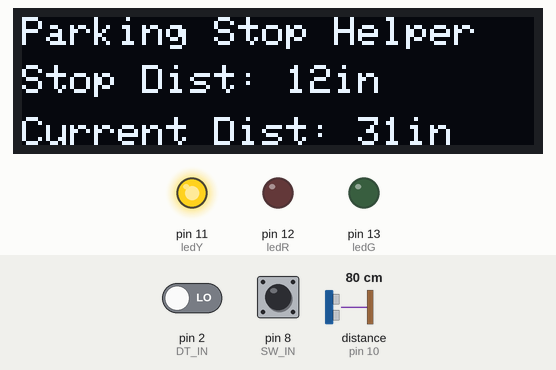
Recording of a sketch running on a simulated Arduino Uno, built with avr-gcc and run on an emulated ATmega328P. Shown: 128×32 one-colour display, output pins drawn as LEDs (lit = HIGH). Wiring (inferred from the names in the program): ultrasonic range finder: trigger pin 9; echo pin 10. Inputs (shaded band) come from the test bench; at power-on: distance to the obstacle (sensor on pin 10) 80 cm, pin 8 (SW_IN) HIGH, pin 2 (DT_IN) LOW. The echo pulse lasts 58.3 µs per cm; pins used as bus, display or sensor lines are not drawn.

Above: at 4.2 s.
4.3 s: distance to the obstacle (sensor on pin 10) set to 2 cm
At 5.5 s:
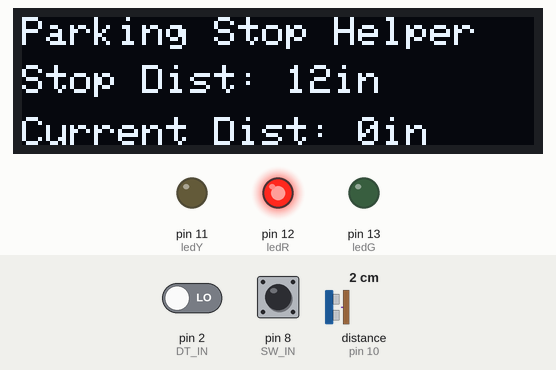
5.8 s: distance to the obstacle (sensor on pin 10) set to 120 cm
At 6.5 s:
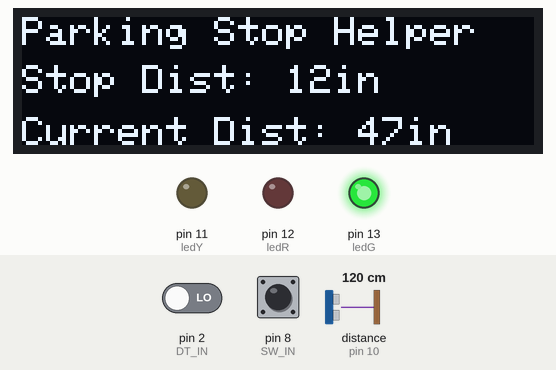
7.3 s: pin 8 (SW_IN) pulled LOW for 0.15 s
At 8.5 s:
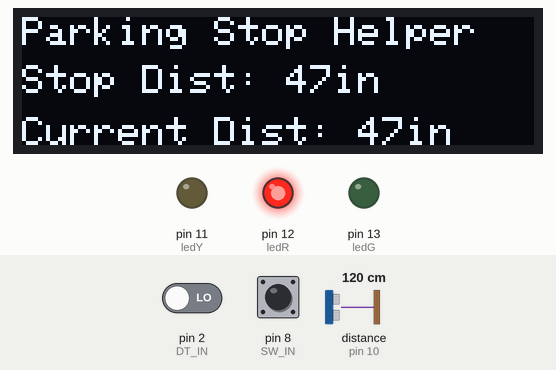
8.9 s: distance to the obstacle (sensor on pin 10) set to 4 cm
At 9.9 s:
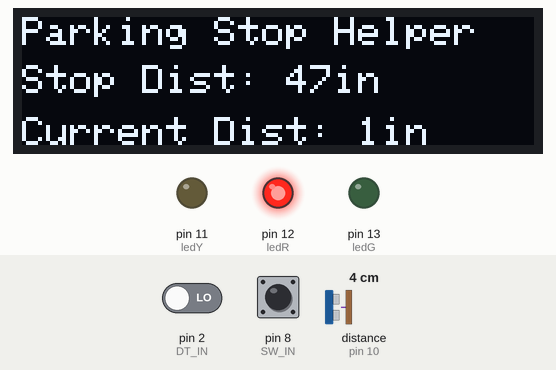
10.4 s: pin 8 (SW_IN) pulled LOW for 1 s
At 11.3 s:
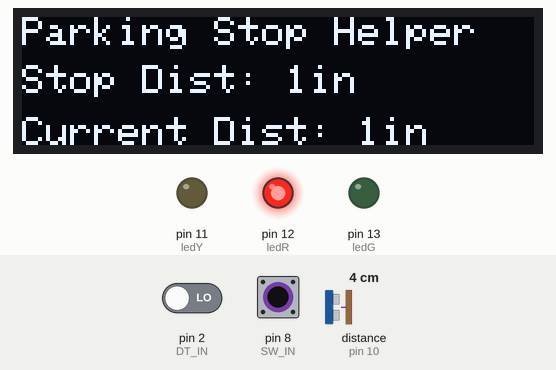
12.9 s: distance to the obstacle (sensor on pin 10) set to 7 cm
At 14.4 s:
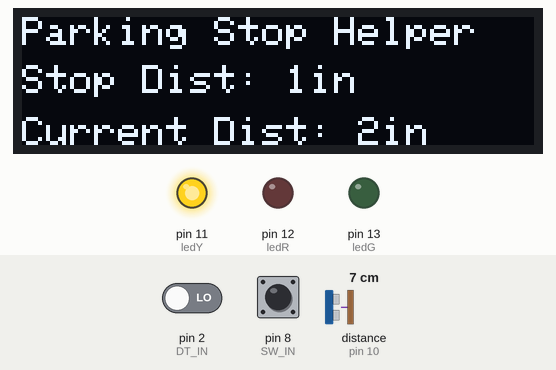
Timing chart, 0 to 15.4 s (numbered marks = the images above; inputs shaded):
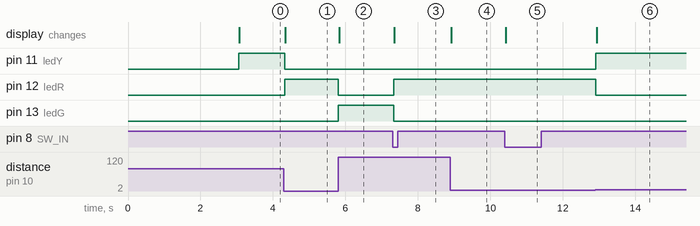

The sketch:

Stop_Light_Park_Assist.ino
```cpp
/*
 * Parking Helper Stoplight Project
 * Created by Science1324
 * https://www.youtube.com/@science1324
*/

// Define the rotary encoder Pins
int CLK_IN = 4; // Clock
int  DT_IN = 2; // Data
int  SW_IN = 8; // Switch

// Define the variables for the rotary encoder
int COUNT = 0;
int CURRENT_CLK_STATE = LOW;
int PREVIOUS_CLK_STATE = CURRENT_CLK_STATE;
int SWITCH_STATE = HIGH;

// Define ultrasonic Sensor Pins
#define trigPin 9
#define echoPin 10

// Define LED Pins
#define ledY 11 // Yellow LED
#define ledR 12 // Red LED
#define ledG 13 // Green LED

// Values to calculate at what distance the lights turn on
int const LIGHT_1_S = 12;
int const LIGHT_2_S = 24;
int const LIGHT_3_S = 48;

// Variables for the distance calculations
int LIGHT_1;
int LIGHT_2;
int LIGHT_3;
int DISTANCE_1;

// OLED Display Libraries
#include <SPI.h>
#include <Wire.h>
#include <Adafruit_GFX.h>
#include <Adafruit_SSD1306.h>

#define SCREEN_WIDTH 128  // OLED display width (in pixels)
#define SCREEN_HEIGHT 32 // OLED display height (in pixels)

// Declaration for an SSD1306 I2C display
#define OLED_RESET 4 // Reset pin (-1 if sharing Arduino built in reset pin)

const unsigned char startBitmap []  PROGMEM =
{ // Stoplight and car start up screen 128x32px
  0x00, 0x00, 0x00, 0x00, 0x00, 0x00, 0x00, 0x00, 0x00, 0x00, 0x00, 0x00, 0x00, 0x00, 0x00, 0x00,
	0x00, 0x00, 0x00, 0x00, 0x00, 0x00, 0x00, 0x00, 0x00, 0x00, 0x00, 0x00, 0x00, 0x00, 0x00, 0x00,
	0x00, 0x00, 0x1f, 0x00, 0x00, 0x00, 0x00, 0x00, 0x00, 0x00, 0x00, 0x00, 0x00, 0x00, 0x00, 0x00,
	0x00, 0x00, 0xff, 0xe0, 0x00, 0x00, 0x00, 0x00, 0x7f, 0xf8, 0x00, 0x00, 0x00, 0x00, 0x00, 0x00,
	0x00, 0x00, 0xff, 0xe0, 0x00, 0x00, 0x00, 0x03, 0x03, 0xff, 0xc0, 0x00, 0x00, 0x00, 0x00, 0x00,
	0x00, 0x1f, 0xf1, 0xff, 0x00, 0x00, 0x00, 0x0f, 0xf1, 0xff, 0xfe, 0x00, 0x00, 0x00, 0x00, 0x00,
	0x00, 0x1f, 0xe0, 0xff, 0x00, 0x00, 0x00, 0x3f, 0xfc, 0xff, 0xff, 0xe0, 0x00, 0x00, 0x00, 0x00,
	0x00, 0x1f, 0xc0, 0x7f, 0x00, 0x00, 0xff, 0xff, 0xfc, 0xff, 0xff, 0xf8, 0x00, 0x00, 0x00, 0x00,
	0x00, 0x0f, 0xc0, 0x7e, 0x00, 0x00, 0x19, 0xff, 0xff, 0xff, 0xff, 0xc0, 0x00, 0x00, 0x00, 0x00,
	0x00, 0x03, 0xe0, 0xf8, 0x00, 0x00, 0x01, 0xff, 0xc7, 0xff, 0xfc, 0x00, 0x00, 0x00, 0x00, 0x00,
	0x00, 0x00, 0xe0, 0xe0, 0x00, 0x00, 0x3f, 0xfe, 0x03, 0xff, 0xff, 0xff, 0xff, 0xfe, 0x00, 0x00,
	0x00, 0x00, 0xfb, 0xe0, 0x00, 0x00, 0xff, 0xff, 0xff, 0xff, 0xff, 0xff, 0xff, 0xff, 0xe0, 0x00,
	0x00, 0x00, 0xff, 0xe0, 0x00, 0x01, 0xff, 0xff, 0xff, 0xff, 0x9f, 0xff, 0xff, 0xff, 0xfc, 0x00,
	0x00, 0x1f, 0xff, 0xfe, 0x00, 0x02, 0x3f, 0xff, 0xff, 0xfe, 0x07, 0x9f, 0xff, 0xff, 0xfe, 0x00,
	0x00, 0x1f, 0xe0, 0xff, 0x00, 0x03, 0x1f, 0xff, 0xff, 0xfc, 0x43, 0xc7, 0xff, 0xff, 0xfe, 0x00,
	0x00, 0x1f, 0xe0, 0xfe, 0x00, 0x03, 0x9f, 0xff, 0xff, 0xfd, 0xf3, 0xc0, 0xff, 0xff, 0xfc, 0x00,
	0x00, 0x0f, 0xc0, 0x7c, 0x00, 0x07, 0xdf, 0xff, 0xff, 0xfb, 0xf9, 0xe0, 0x1f, 0xff, 0xfc, 0x00,
	0x00, 0x07, 0xc0, 0x78, 0x00, 0x07, 0xcf, 0xff, 0xff, 0xff, 0xf9, 0xf8, 0x07, 0xff, 0xff, 0x80,
	0x00, 0x01, 0xe0, 0xe0, 0x00, 0x07, 0xcf, 0xff, 0xff, 0xff, 0xfd, 0xff, 0xff, 0xff, 0xff, 0x80,
	0x00, 0x00, 0xf1, 0xe0, 0x00, 0x07, 0xcf, 0xff, 0xff, 0xff, 0xfc, 0xff, 0xff, 0xff, 0xff, 0x80,
	0x00, 0x00, 0xff, 0xe0, 0x00, 0x07, 0xef, 0xff, 0xff, 0xff, 0xff, 0xff, 0xff, 0xff, 0xff, 0x80,
	0x00, 0x00, 0xff, 0xe0, 0x00, 0x07, 0xef, 0xff, 0xff, 0xff, 0xff, 0xff, 0xff, 0xff, 0xff, 0x80,
	0x00, 0x1f, 0xf1, 0xff, 0x00, 0x07, 0xff, 0xff, 0xff, 0xff, 0xff, 0xff, 0xff, 0xff, 0xff, 0x80,
	0x00, 0x1f, 0xe0, 0xff, 0x00, 0x03, 0xff, 0xff, 0xff, 0xff, 0xff, 0xff, 0xff, 0xff, 0xff, 0x80,
	0x00, 0x1f, 0xc0, 0x7f, 0x00, 0x03, 0xff, 0xff, 0xff, 0xff, 0xff, 0xff, 0xff, 0xff, 0xff, 0x00,
	0x00, 0x0f, 0xc0, 0x7e, 0x00, 0x03, 0xff, 0xff, 0xff, 0xff, 0xff, 0xff, 0xff, 0xff, 0xfe, 0x00,
	0x00, 0x03, 0xe0, 0xf8, 0x00, 0x01, 0xfe, 0x03, 0xff, 0xff, 0xff, 0xff, 0xff, 0xff, 0xc0, 0x00,
	0x00, 0x00, 0xe0, 0xe0, 0x00, 0x00, 0x00, 0x00, 0x00, 0xff, 0xff, 0xff, 0xff, 0xf0, 0x00, 0x00,
	0x00, 0x00, 0xff, 0xe0, 0x00, 0x00, 0x00, 0x00, 0x00, 0x3f, 0xff, 0xff, 0xff, 0xf0, 0x00, 0x00,
	0x00, 0x00, 0xff, 0xe0, 0x00, 0x00, 0x00, 0x00, 0x00, 0x07, 0xff, 0xff, 0xc0, 0x00, 0x00, 0x00,
	0x00, 0x00, 0x00, 0x00, 0x00, 0x00, 0x00, 0x00, 0x00, 0x00, 0x00, 0x00, 0x00, 0x00, 0x00, 0x00,
	0x00, 0x00, 0x00, 0x00, 0x00, 0x00, 0x00, 0x00, 0x00, 0x00, 0x00, 0x00, 0x00, 0x00, 0x00, 0x00
  };

  // Declare SSD1306 library
  Adafruit_SSD1306 display(SCREEN_WIDTH, SCREEN_HEIGHT, &Wire, OLED_RESET);

void setup() {
  Serial.begin (9600);

  // Set Pinmodes for ultrasonic sensor
  pinMode(trigPin, OUTPUT);
  pinMode(echoPin, INPUT);

  // Set Pinmodes for LEDS
  pinMode(ledR, OUTPUT);
  pinMode(ledY, OUTPUT);
  pinMode(ledG, OUTPUT);

  attachInterrupt(digitalPinToInterrupt(DT_IN), update, CHANGE);

   // Set Pinmodes for the rotary encoder pins
   pinMode (CLK_IN, INPUT);
   pinMode (DT_IN, INPUT);
   pinMode(SW_IN, INPUT_PULLUP);

   // SSD1306_SWITCHCAPVCC tells display to generate voltage from 3.3V internally
   // The address for 128x32 OLEDS is 0x3C
  if(!display.begin(SSD1306_SWITCHCAPVCC, 0x3C)) {
    Serial.println(F("SSD1306 allocation  failed"));

    // if the display is not found don't continue, loop until the end of time! or reset whichever comes first
    for(;;);
  }

  // Clear the display's buffer
  display.clearDisplay();

  // Set the rotation of the display, 2 for horizontal
  display.setRotation (2);

  // display.drawBitmap(x position, y position, bitmap  data, bitmap width, bitmap height, color)
  display.drawBitmap(0, 0, startBitmap, 128, 32, WHITE);

  // Show whatever is in the display buffer on the screen
  // You MUST call display() after drawing commands or they wont show up on the screen!
  display.display();
  delay(3000);
}

void loop(){

  // Read the digital value of the button (LOW/HIGH)
  SWITCH_STATE = digitalRead(SW_IN);

  // If the button is pressed (LOW), then print message
  if (SWITCH_STATE == LOW) {
    // Serial.println("Switch pressed");
    COUNT = DISTANCE_1 - LIGHT_1_S;
  }

  long duration, distance;

  // Detect the rotation of the rotary encoder and if the button is pressed, if it feels like it...
  digitalWrite(trigPin, LOW);
  delayMicroseconds(2); //2
  digitalWrite(trigPin, HIGH);
  delayMicroseconds(10);
  digitalWrite(trigPin, LOW);
  duration = pulseIn(echoPin, HIGH);

  // Calculate the distance from the wall to the car. If the distance is less than 0 you probably hit the wall...
  distance = (duration / 2) / 73.914; //29.1(cm)

  // Calculate the distance for each light to turn on
  LIGHT_1 = COUNT + LIGHT_1_S;
  LIGHT_2 = LIGHT_1 + LIGHT_2_S;
  LIGHT_3 = LIGHT_2 + LIGHT_3_S;
  DISTANCE_1 = distance;

  // Red light ON (STOP!!!)
  if  (distance <= LIGHT_1) {
    digitalWrite(ledR,HIGH);
    digitalWrite(ledY,LOW);
    digitalWrite(ledG,LOW);
  }
  // Yellow light ON (Do not go very fast!)
  else if (distance > LIGHT_1 && distance < LIGHT_2) {
    digitalWrite(ledR,LOW);
    digitalWrite(ledY,HIGH);
    digitalWrite(ledG,LOW);
  }
  // Green light ON (Go as fast as you want I guess?)
  else if (distance > LIGHT_2 && distance < LIGHT_3) {
    digitalWrite(ledR,LOW);
    digitalWrite(ledY,LOW);
    digitalWrite(ledG,HIGH);
  }
  // All lights OFF (So it doesn't stay on when your car isn't in the garage)
  else {
    digitalWrite(ledR,LOW);
    digitalWrite(ledY,LOW);
    digitalWrite(ledG,LOW);
  }

  displayStopDist();
  display.display();
}

void update() {
  // Read the current state of the CLK_IN pin
  CURRENT_CLK_STATE = digitalRead(CLK_IN);

  // Check if the button is pressed, if it is then change the set point to the current distance reading
  if ((PREVIOUS_CLK_STATE == LOW) && (CURRENT_CLK_STATE == HIGH)) {

    if  (digitalRead(DT_IN) == HIGH) {
      COUNT--;
    }
    else  {
      COUNT++;
    }

  }
  PREVIOUS_CLK_STATE = CURRENT_CLK_STATE;
}

void displayStopDist() {
  // Define d as the stop distance and c as the current distance to the car
  float d = LIGHT_1;
  float c = DISTANCE_1;
  // Clear the display (Dump it in the trash!)
  display.clearDisplay();
  // Set the color - always use white unless the display is RGB then use whatever color you want I guess...
  display.setTextColor(WHITE);
  // Set the font size (I made it small :) )
  display.setTextSize(1);
  // Title (So you can change it if you really want to...)
  display.setCursor(0 ,0);
  display.print("Parking Stop Helper");

  // Stop Distance Display
  display.setCursor(0 ,12);
  display.print("Stop Dist: ");
  display.setTextSize(1);
  display.print(d ,0);
  display.print("in");

  // Current distance display
  display.setTextSize(1);
  display.setCursor(0 ,25);
  display.print("Current Dist: ");
  display.print(c ,0);
  display.print("in");
}
// The End!
```

Measured:
- the behaviour switches between 5 and 6 cm on distance to the obstacle (sensor on pin 10) (found by bisection; images 5 and 6)
- after the input at 4.3 s, pin 11 (ledY): HIGH → LOW at once; pin 12 (ledR): LOW → HIGH at once; the display: changes at once (image 1)
- after the input at 5.8 s, pin 12 (ledR): HIGH → LOW at once; pin 13 (ledG): LOW → HIGH at once; the display: changes at once (image 2)
- after the input at 7.3 s, pin 12 (ledR): LOW → HIGH at once; pin 13 (ledG): HIGH → LOW at once; the display: changes after 0.05 s (image 3)
- after the input at 8.9 s, the display: changes at once (image 4)
- after the input at 10.4 s, the display: changes at once (image 5)
- after the input at 12.9 s, pin 11 (ledY): LOW → HIGH at once; pin 12 (ledR): HIGH → LOW at once; the display: changes at once (image 6)
